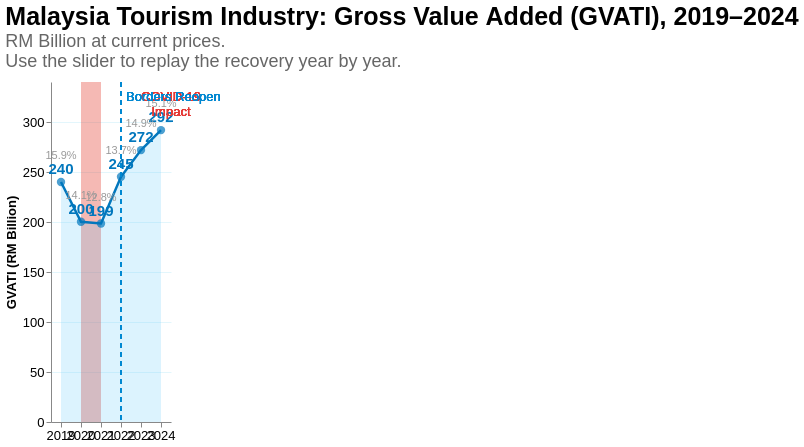

Write a Vega-Lite specification for this figure.
### Vega-Lite specification from a JSON file in a GitHub repository (floating-point values rounded to 4 significant figures)
{"$schema": "https://vega.github.io/schema/vega-lite/v5.json", "title": {"text": "Malaysia Tourism Industry: Gross Value Added (GVATI), 2019–2024", "subtitle": ["RM Billion at current prices.", "Use the slider to replay the recovery year by year."], "fontSize": 25, "subtitleFontSize": 18, "subtitleColor": "#666", "anchor": "start", "offset": 10, "font": "Arial", "subtitleFont": "Arial"}, "width": "container", "height": 340, "data": {"values": [{"year": "2019", "gvati_rm_bil": 240.0, "gvati_pct_gdp": 15.9, "year_int": 2019}, {"year": "2020", "gvati_rm_bil": 200.3, "gvati_pct_gdp": 14.1, "year_int": 2020}, {"year": "2021", "gvati_rm_bil": 198.5, "gvati_pct_gdp": 12.8, "year_int": 2021}, {"year": "2022", "gvati_rm_bil": 245.2, "gvati_pct_gdp": 13.7, "year_int": 2022}, {"year": "2023", "gvati_rm_bil": 271.9, "gvati_pct_gdp": 14.9, "year_int": 2023}, {"year": "2024", "gvati_rm_bil": 291.9, "gvati_pct_gdp": 15.1, "year_int": 2024}]}, "transform": [{"calculate": "datum.gvati_pct_gdp + '%'", "as": "pct_label"}, {"filter": "datum.year_int <= year_slider"}], "encoding": {"x": {"field": "year", "type": "ordinal", "axis": {"labelFontSize": 13, "labelFont": "Arial", "labelAngle": 0, "title": null, "grid": false, "orient": "bottom"}}, "y": {"field": "gvati_rm_bil", "type": "quantitative", "title": "GVATI (RM Billion)", "scale": {"domain": [0, 340]}, "axis": {"labelFontSize": 13, "labelFont": "Arial", "titleFontSize": 13, "titleFont": "Arial", "grid": true, "gridColor": "#E3F6FC", "tickCount": 6}}}, "layer": [{"mark": {"type": "rect", "opacity": 0.07, "color": "#E53935"}, "encoding": {"x": {"datum": "2020"}, "x2": {"datum": "2021"}, "y": {"value": 0}, "y2": {"value": 340}}}, {"mark": {"type": "area", "line": {"color": "#0277BD", "strokeWidth": 2.5}, "opacity": 0.2, "color": "#4FC3F7"}}, {"mark": {"type": "point", "filled": true, "size": 70, "color": "#0277BD"}, "encoding": {"tooltip": [{"field": "year", "title": "Year"}, {"field": "gvati_rm_bil", "title": "GVATI (RM Bil)", "format": ".1f"}, {"field": "gvati_pct_gdp", "title": "% of GDP", "format": ".1f"}]}}, {"mark": {"type": "text", "align": "center", "dy": -13, "fontSize": 15, "font": "Arial", "color": "#0277BD", "fontWeight": "bold"}, "encoding": {"text": {"field": "gvati_rm_bil", "type": "quantitative", "format": ".0f"}}}, {"mark": {"type": "text", "align": "center", "dy": -26, "fontSize": 11, "font": "Arial", "color": "#999"}, "encoding": {"text": {"field": "pct_label", "type": "nominal"}}}, {"mark": {"type": "text", "align": "center", "fontSize": 13, "font": "Arial", "color": "#E53935", "dx": 90}, "encoding": {"x": {"datum": "2020"}, "y": {"value": 15}, "text": {"value": "COVID-19"}}}, {"mark": {"type": "text", "align": "center", "fontSize": 13, "font": "Arial", "color": "#E53935", "dx": 90}, "encoding": {"x": {"datum": "2020"}, "y": {"value": 30}, "text": {"value": "Impact"}}}, {"mark": {"type": "rule", "color": "#0288D1", "strokeDash": [5, 4], "strokeWidth": 1.5}, "encoding": {"x": {"datum": "2022"}, "y": {"value": 0}, "y2": {"value": 340}}}, {"mark": {"type": "text", "align": "left", "dx": 5, "fontSize": 13, "font": "Arial", "color": "#0288D1"}, "encoding": {"x": {"datum": "2022"}, "y": {"value": 15}, "text": {"value": "Borders Reopen"}}}], "config": {"view": {"stroke": null}, "background": "white"}, "params": [{"name": "year_slider", "value": 2024, "bind": {"input": "range", "min": 2019, "max": 2024, "step": 1, "name": "Show up to year: "}}]}
